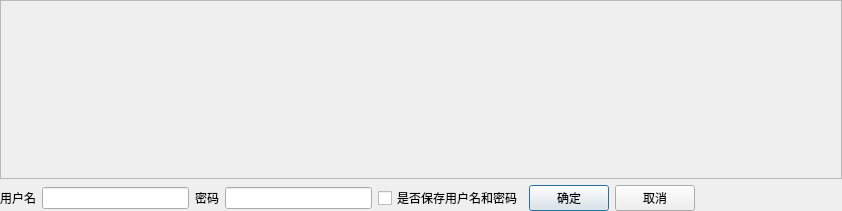
<?xml version="1.0" encoding="UTF-8"?>
<ui version="4.0">
 <class>MyDialogSplash</class>
 <widget class="QDialog" name="MyDialogSplash">
  <property name="geometry">
   <rect>
    <x>0</x>
    <y>0</y>
    <width>842</width>
    <height>211</height>
   </rect>
  </property>
  <property name="sizePolicy">
   <sizepolicy hsizetype="Preferred" vsizetype="Preferred">
    <horstretch>0</horstretch>
    <verstretch>0</verstretch>
   </sizepolicy>
  </property>
  <property name="windowTitle">
   <string>MyDialogSplash</string>
  </property>
  <layout class="QVBoxLayout" name="verticalLayout">
   <property name="leftMargin">
    <number>0</number>
   </property>
   <property name="topMargin">
    <number>0</number>
   </property>
   <property name="rightMargin">
    <number>0</number>
   </property>
   <property name="bottomMargin">
    <number>0</number>
   </property>
   <item>
    <widget class="QScrollArea" name="scrollArea">
     <property name="autoFillBackground">
      <bool>false</bool>
     </property>
     <property name="widgetResizable">
      <bool>true</bool>
     </property>
     <widget class="QWidget" name="scrollAreaWidgetContents">
      <property name="geometry">
       <rect>
        <x>0</x>
        <y>0</y>
        <width>840</width>
        <height>177</height>
       </rect>
      </property>
      <layout class="QGridLayout" name="gridLayout">
       <property name="leftMargin">
        <number>2</number>
       </property>
       <property name="topMargin">
        <number>2</number>
       </property>
       <property name="rightMargin">
        <number>2</number>
       </property>
       <property name="bottomMargin">
        <number>2</number>
       </property>
       <property name="spacing">
        <number>0</number>
       </property>
       <item row="0" column="0">
        <widget class="QLabel" name="label">
         <property name="sizePolicy">
          <sizepolicy hsizetype="Ignored" vsizetype="Ignored">
           <horstretch>0</horstretch>
           <verstretch>0</verstretch>
          </sizepolicy>
         </property>
         <property name="autoFillBackground">
          <bool>false</bool>
         </property>
         <property name="styleSheet">
          <string notr="true"/>
         </property>
         <property name="text">
          <string/>
         </property>
         <property name="pixmap">
          <pixmap resource="demo.qrc">:/Demo/lxrobot.png</pixmap>
         </property>
         <property name="scaledContents">
          <bool>true</bool>
         </property>
         <property name="alignment">
          <set>Qt::AlignCenter</set>
         </property>
        </widget>
       </item>
      </layout>
     </widget>
    </widget>
   </item>
   <item>
    <layout class="QHBoxLayout" name="horizontalLayout">
     <item>
      <widget class="QLabel" name="label_2">
       <property name="text">
        <string>用户名</string>
       </property>
      </widget>
     </item>
     <item>
      <widget class="QLineEdit" name="lineEdit"/>
     </item>
     <item>
      <widget class="QLabel" name="label_3">
       <property name="text">
        <string>密码</string>
       </property>
      </widget>
     </item>
     <item>
      <widget class="QLineEdit" name="lineEdit_2">
       <property name="echoMode">
        <enum>QLineEdit::Password</enum>
       </property>
      </widget>
     </item>
     <item>
      <widget class="QCheckBox" name="checkBox">
       <property name="text">
        <string>是否保存用户名和密码</string>
       </property>
      </widget>
     </item>
     <item>
      <widget class="QPushButton" name="pushButton">
       <property name="text">
        <string>确定</string>
       </property>
       <property name="icon">
        <iconset resource="demo.qrc">
         <normaloff>:/Demo/exit.svg</normaloff>:/Demo/exit.svg</iconset>
       </property>
      </widget>
     </item>
     <item>
      <widget class="QPushButton" name="pushButton_2">
       <property name="text">
        <string>取消</string>
       </property>
       <property name="icon">
        <iconset resource="demo.qrc">
         <normaloff>:/Demo/exit.svg</normaloff>:/Demo/exit.svg</iconset>
       </property>
      </widget>
     </item>
     <item>
      <spacer name="horizontalSpacer">
       <property name="orientation">
        <enum>Qt::Horizontal</enum>
       </property>
       <property name="sizeHint" stdset="0">
        <size>
         <width>40</width>
         <height>20</height>
        </size>
       </property>
      </spacer>
     </item>
    </layout>
   </item>
  </layout>
 </widget>
 <layoutdefault spacing="6" margin="11"/>
 <resources>
  <include location="demo.qrc"/>
 </resources>
 <connections>
  <connection>
   <sender>pushButton_2</sender>
   <signal>clicked()</signal>
   <receiver>MyDialogSplash</receiver>
   <slot>reject()</slot>
   <hints>
    <hint type="sourcelabel">
     <x>570</x>
     <y>469</y>
    </hint>
    <hint type="destinationlabel">
     <x>365</x>
     <y>241</y>
    </hint>
   </hints>
  </connection>
 </connections>
</ui>
